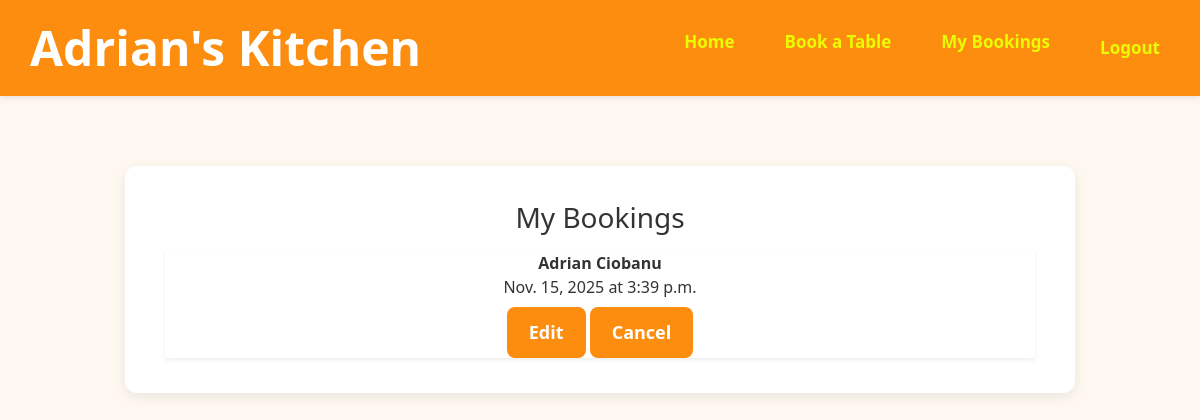
The page /bookings/ (signed in) on the database its author committed.
### bookings/models.py (models this page shows, shortened)
class Booking(models.Model):
    user = models.ForeignKey(User, on_delete=models.CASCADE)
    name = models.CharField(max_length=100)
    date = models.DateField()
    time = models.TimeField()
    guests = models.IntegerField()

### bookings/views.py (the view)
# urls.py: path('bookings/', views.view_bookings, name="view_bookings"),
@login_required
def view_bookings(request):
    bookings = Booking.objects.filter(user=request.user).order_by("-date", "-time")
    return render(request, "bookings/view_bookings.html", {"bookings": bookings})

### bookings/templates/bookings/view_bookings.html (shortened to what this page needs)
{% extends "bookings/base.html" %}
{% block content %}
<h2 class="mb-3">My Bookings</h2>
{% if bookings %}
    <ul class="booking-list">
        {% for booking in bookings %}
            <li class="booking-item shadow-sm">
                <strong>{{ booking.name }}</strong><br>
                {{ booking.date }} at {{ booking.time }}
                <div class="mt-2">
                    <a href="{% url 'edit_booking' booking.id %}" class="btn btn-primary btn-sm">Edit</a>
                    <a href="{% url 'delete_booking' booking.id %}" class="btn btn-danger btn-sm">Cancel</a>
                </div>
            </li>
        {% endfor %}
    </ul>
{% else %}
    <p class="text-center">You have no bookings yet.</p>
{% endif %}
{% endblock %}

### bookings/static/bookings/css/style.css (style rules this page uses)
* { box-sizing: border-box; }
body { font-family: 'Segoe UI', Tahoma, Geneva, Verdana, sans-serif; background-color: #fff8f0; color: #333; margin: 0; padding: 0; }
html, body { overflow-x: hidden; }
ul, li { list-style: none; margin: 0; padding: 0; }
.btn { display: inline-block; padding: 12px 22px; font-size: 18px; font-weight: 600; border-radius: 8px; text-decoration: none; cursor: pointer; border: none; transition: 0.25s ease; }
.btn-primary { background: rgb(252, 141, 15); color: white; }
.btn-danger { background: rgb(252, 141, 15); color: white; border: none; }
.page-container h2 { font-size: 28px; margin-bottom: 20px; }

### rows shown on the page
Booking: name "Adrian Ciobanu", date "Nov. 15, 2025", time "3:39 p.m."
